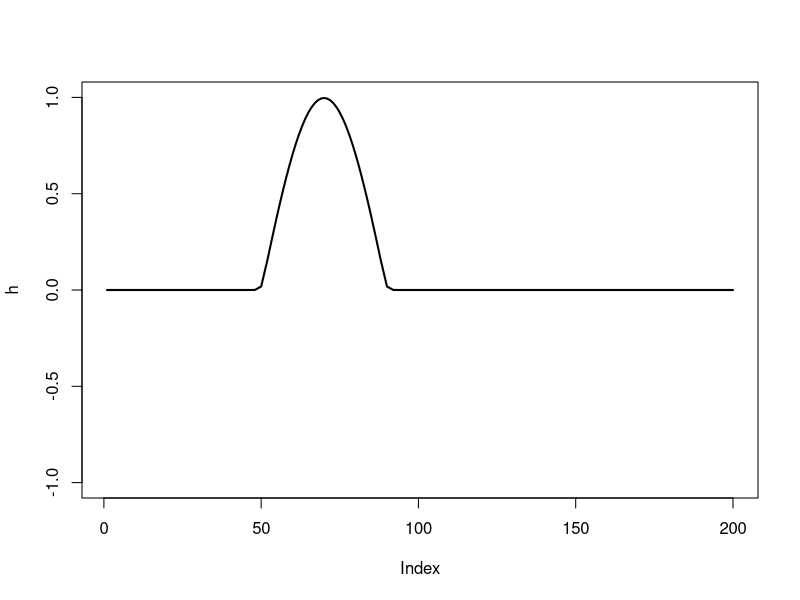
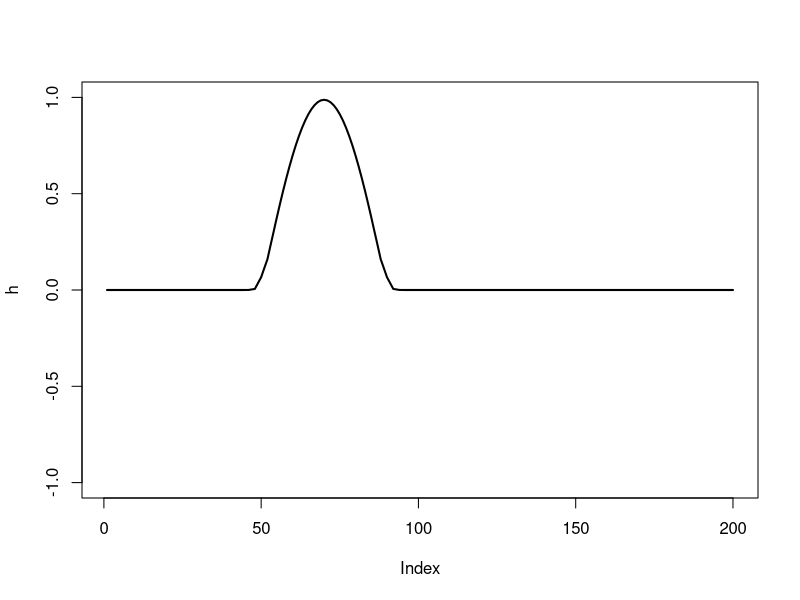
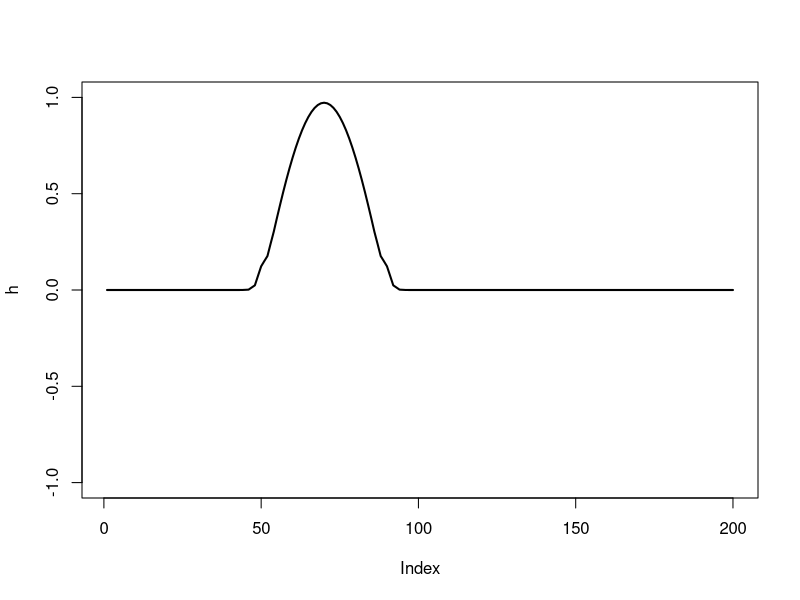
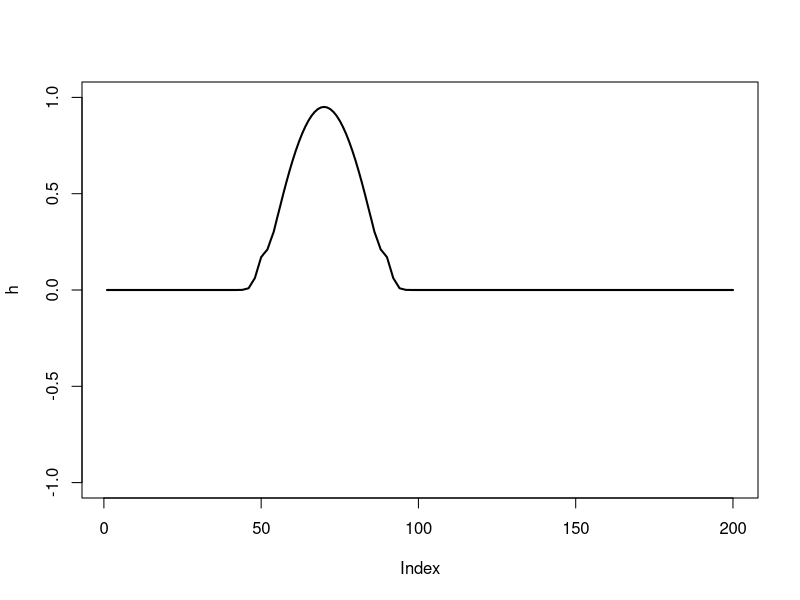
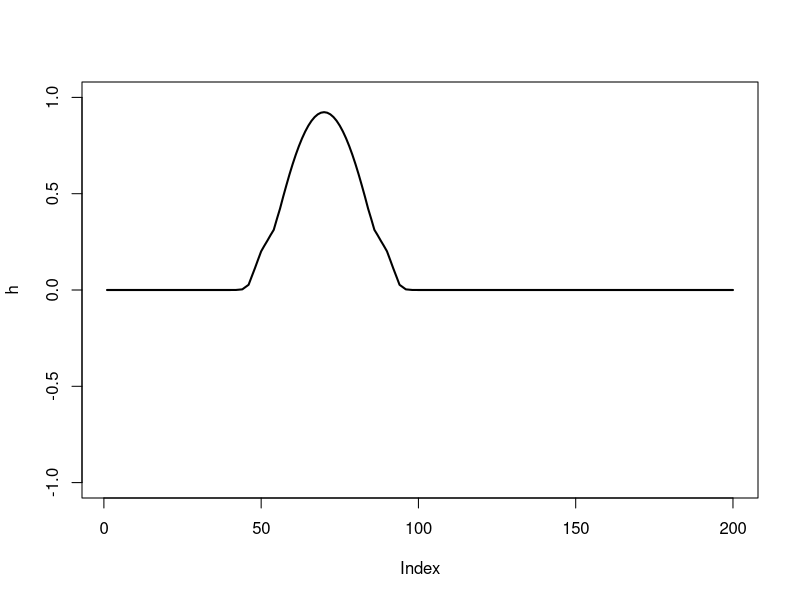
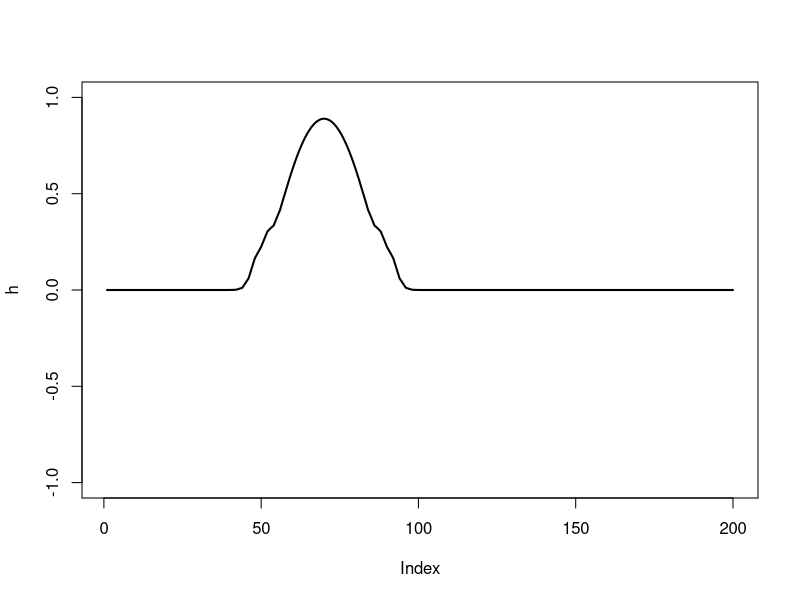
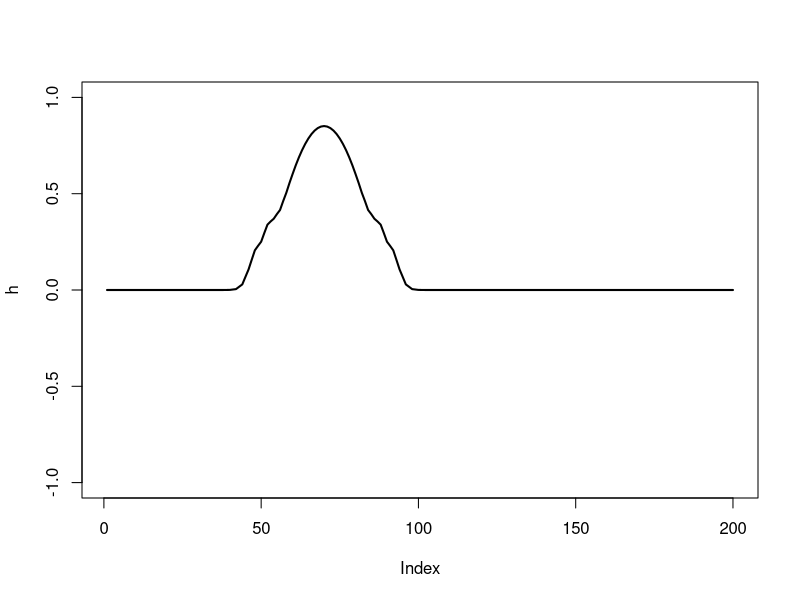
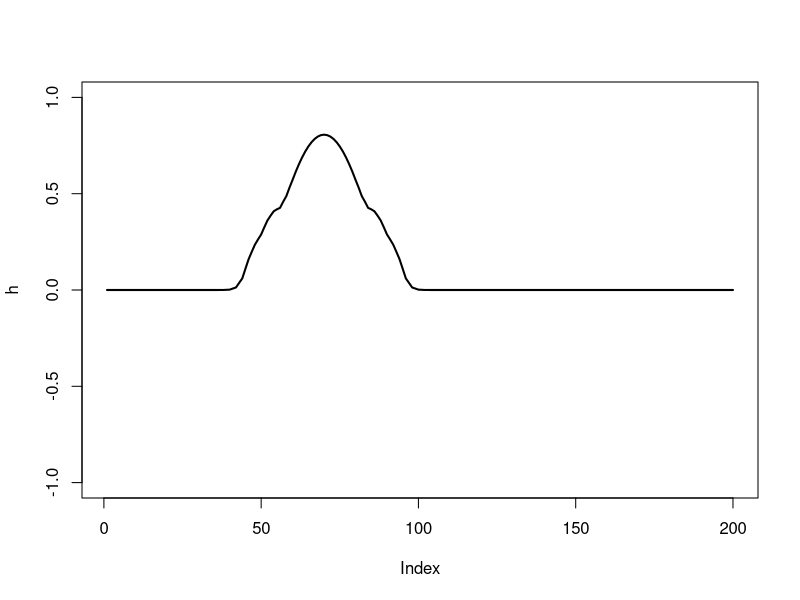

Write the R code that produced these figures, in order.
ni<-200 #number of grid cells
nt<-20000 #number of time steps

ia.0<-1:ni
ia.m1<-c(ni,1:(ni-1))
ia.p1<-c(2:ni,1)

g<-0.1 #9.81 m/s^2
dx<-1e5 #gridcell 10km 
dt<-100 #timstep 1 second
H<-1e3 #1km depth


u<-rep(0,ni) #speed at each point
h<-rep(0,ni) #pertubation at each point
u.new<-vector()
h.new<-vector()

#h[31:50,1]<--0.5  #one pertubation in the middle
#h[51:70,1]<-0.5   #one pertubation in the middle
h[50:90]<-sin(0:40/2*pi/20)


#1st step euler forward
u.new[ia.0]<-u[ia.0]-g*dt/2/dx*(h[ia.p1]-h[ia.m1])     #momentum equation
h.new[ia.0]<-h[ia.0]-H*dt/2*((u[ia.p1]-u[ia.m1])/dx)   #Continuity eq. horizontal divergence

#from step 3 on use Leapfrog
for (n in 2:(nt-1))
{
	u.old<-u
	h.old<-h
	h<-h.new
	u<-u.new


	u.new[ia.0]<-u.old[ia.0]-g*dt/dx*(h[ia.p1]-h[ia.m1]) 
	h.new[ia.0]<-h.old[ia.0]-H*dt*((u[ia.p1]-u[ia.m1])/dx)  


	if ((n%%10)==0)
	{	u.new[ia.0]<-(u.new[ia.0]+u[ia.0])/2
            h.new[ia.0]<-(h.new[ia.0]+h[ia.0])/2

      }


	if ((n%%101)==0) plot(h,type="l",lwd=2,ylim=c(-1,1))

	
}

